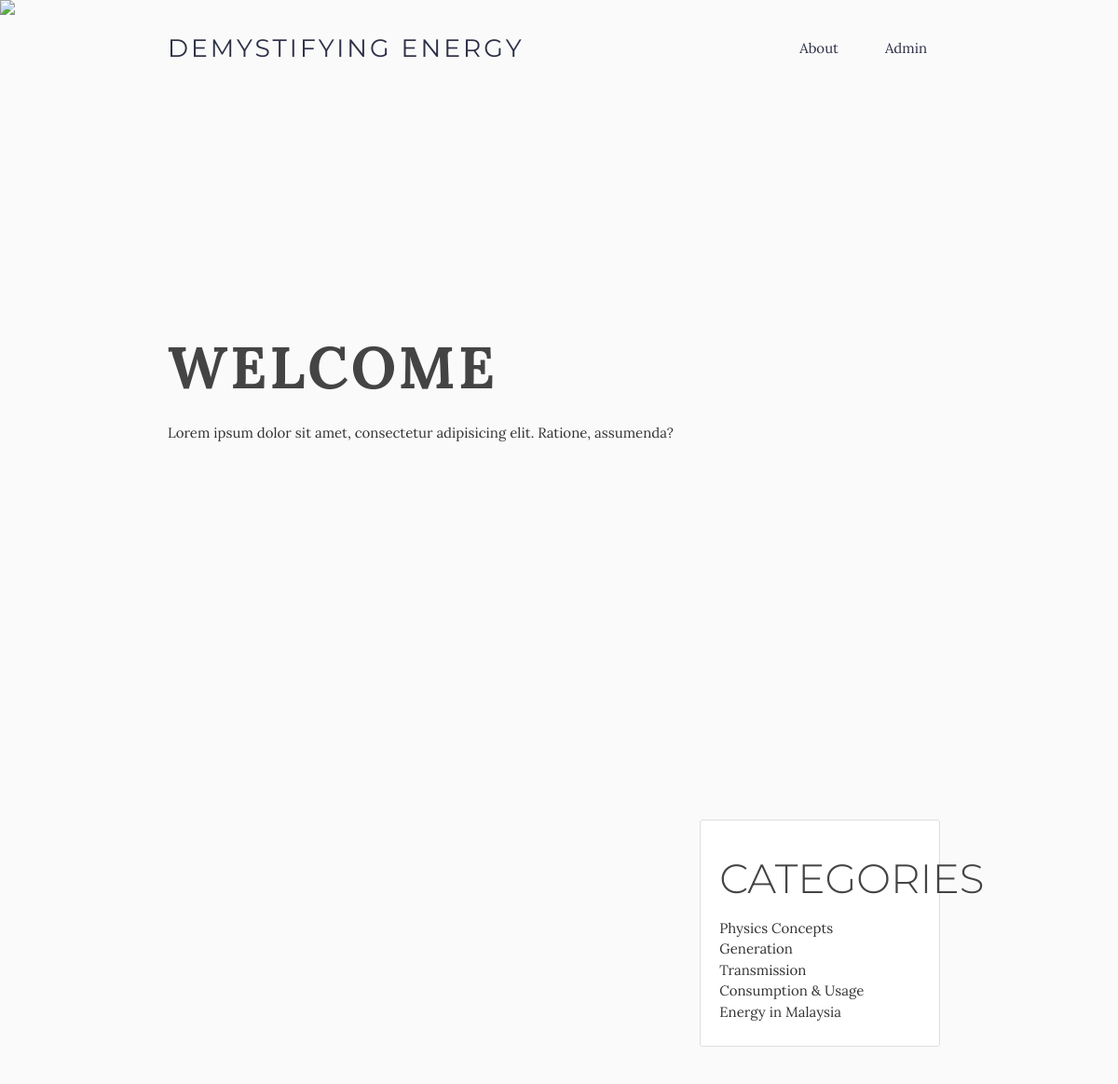
/, run on an earlier commit of the app's database.
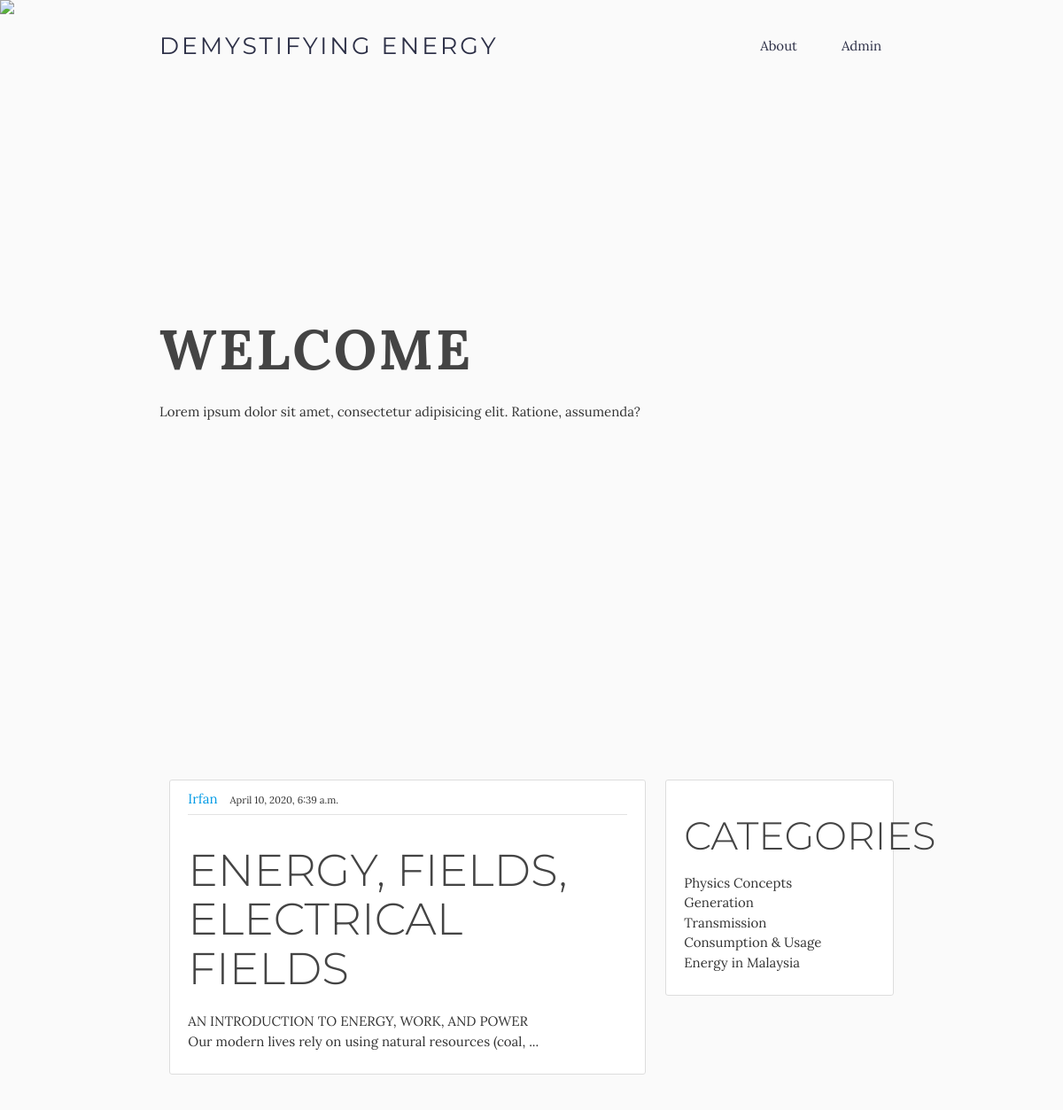
And on a later commit of the database.
### blog/models.py (models this page shows, shortened)
class Article(models.Model):
    title = models.CharField(max_length=100)
    slug = models.SlugField()
    category = models.ForeignKey('Category', on_delete=models.CASCADE)
    content = models.TextField()
    summary = models.CharField(max_length=100)
    datePosted = models.DateTimeField(auto_now_add=True)
    author = models.TextField()
    status = models.IntegerField(choices=STATUS, default=0)
    created_on = models.DateTimeField(auto_now_add=True)
    class Meta:
        ordering = ['-created_on']
    def snippet(self):
        return self.content[:100]

### blog/views.py (the view)
# urls.py: path('', views.home, name='blog-home'),
def home(request):
    articles = Article.objects.all()
    return render(request, 'blog/home.html', {'articles':articles})

### blog/templates/blog/home.html
{% extends "blog/base.html" %}
{% block content %}
<div class="parallax-container">
  <div class="jumbotron jumbotron-fluid">
    <div class="container">
      <h1 class="display-4 lora" id="jumbotron-title">WELCOME</h1>
      <p class="lead">Lorem ipsum dolor sit amet, consectetur adipisicing elit. Ratione, assumenda?</p>
    </div>
  </div>
  <div class="parallax"><img src="https://images.unsplash.com/photo-1483794344563-d27a8d18014e?ixlib=rb-1.2.1&auto=format&fit=crop&w=1050&q=80"></div>
</div>
<main role="main" class="container content">
<div class="row">
    <div class="col s8">
      {% for article in articles %}
        {% if article.status%}
        <article class="media content-section">
            <div class="media-body">
              <div class="article-metadata">
                <a class="mr-2" href="#">{{ article.author }}</a>
                <small class="text-muted">{{ article.datePosted }}</small>
              </div>
              <h2><a class="article-title" href="{% url 'blog:link' slug=article.slug %}">{{ article.title }}</a></h2>
              <p class="article-content">{{ article.snippet}}...</p>
            </div>
          </article>
        {% endif %}
      {% endfor %}
    </div>
{% endblock content %}

What changed in the data, as far as the page shows it:
added Article: author "Irfan", datePosted "April 10, 2020, 6:39 a.m.", title "ENERGY, FIELDS, ELECTRICAL FIELDS", snippet "AN INTRODUCTION TO ENERGY, WORK, AND POWER Our modern lives rely on using natural resources (coal,"
